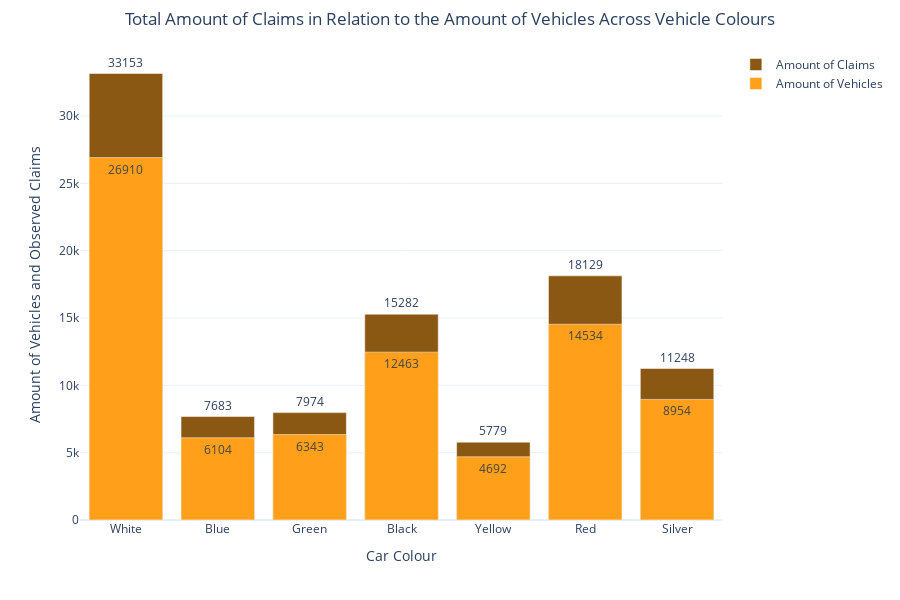

Notebook code for this chart:
### Code cell
import plotly.graph_objects as go

fig = go.Figure()

fig.add_trace(go.Bar(
    x=df_overlay["carcolour"],
    y=df_overlay["total_claims"],
    name="Amount of Claims",
    marker_color="#8a5813",
    text=df_overlay["total_claims"],
    textposition="outside"  
))

fig.add_trace(go.Bar(
    x=df_overlay["carcolour"],
    y=df_overlay["total_cars"],
    name="Amount of Vehicles",
    marker_color="#ff9f1a",
    text=df_overlay["total_cars"],
    textposition="inside"
))

fig.update_traces(texttemplate='%{text:.0f}')

fig.update_layout(
    barmode="overlay",       
    
    xaxis_title="Car Colour",
    yaxis_title="Amount of Vehicles and Observed Claims",
    xaxis_tickangle=0,
    template="plotly_white",
    title={
        "text" : "Total Amount of Claims in Relation to the Amount of Vehicles Across Vehicle Colours",
        "x" : 0.5,
        "xanchor" : "center"
    },
    height=600,
    margin=dict(t=50)
)

fig.show()

### Figure 1 — Plotly figure (JSON) as saved in the notebook; plotly's stock layout.template omitted (floating-point values rounded to 4 significant figures)
{"data": [{"marker": {"color": "#8a5813"}, "name": "Amount of Claims", "text": [33153, 7683, 7974, 15282, 5779, 18129, 11248], "textposition": "outside", "texttemplate": "%{text:.0f}", "type": "bar", "x": ["White", "Blue", "Green", "Black", "Yellow", "Red", "Silver"], "y": [33153, 7683, 7974, 15282, 5779, 18129, 11248]}, {"marker": {"color": "#ff9f1a"}, "name": "Amount of Vehicles", "text": [26910, 6104, 6343, 12463, 4692, 14534, 8954], "textposition": "inside", "texttemplate": "%{text:.0f}", "type": "bar", "x": ["White", "Blue", "Green", "Black", "Yellow", "Red", "Silver"], "y": [26910, 6104, 6343, 12463, 4692, 14534, 8954]}], "layout": {"barmode": "overlay", "height": 600, "margin": {"t": 50}, "title": {"text": "Total Amount of Claims in Relation to the Amount of Vehicles Across Vehicle Colours", "x": 0.5, "xanchor": "center"}, "xaxis": {"tickangle": 0, "title": {"text": "Car Colour"}}, "yaxis": {"title": {"text": "Amount of Vehicles and Observed Claims"}}}}
